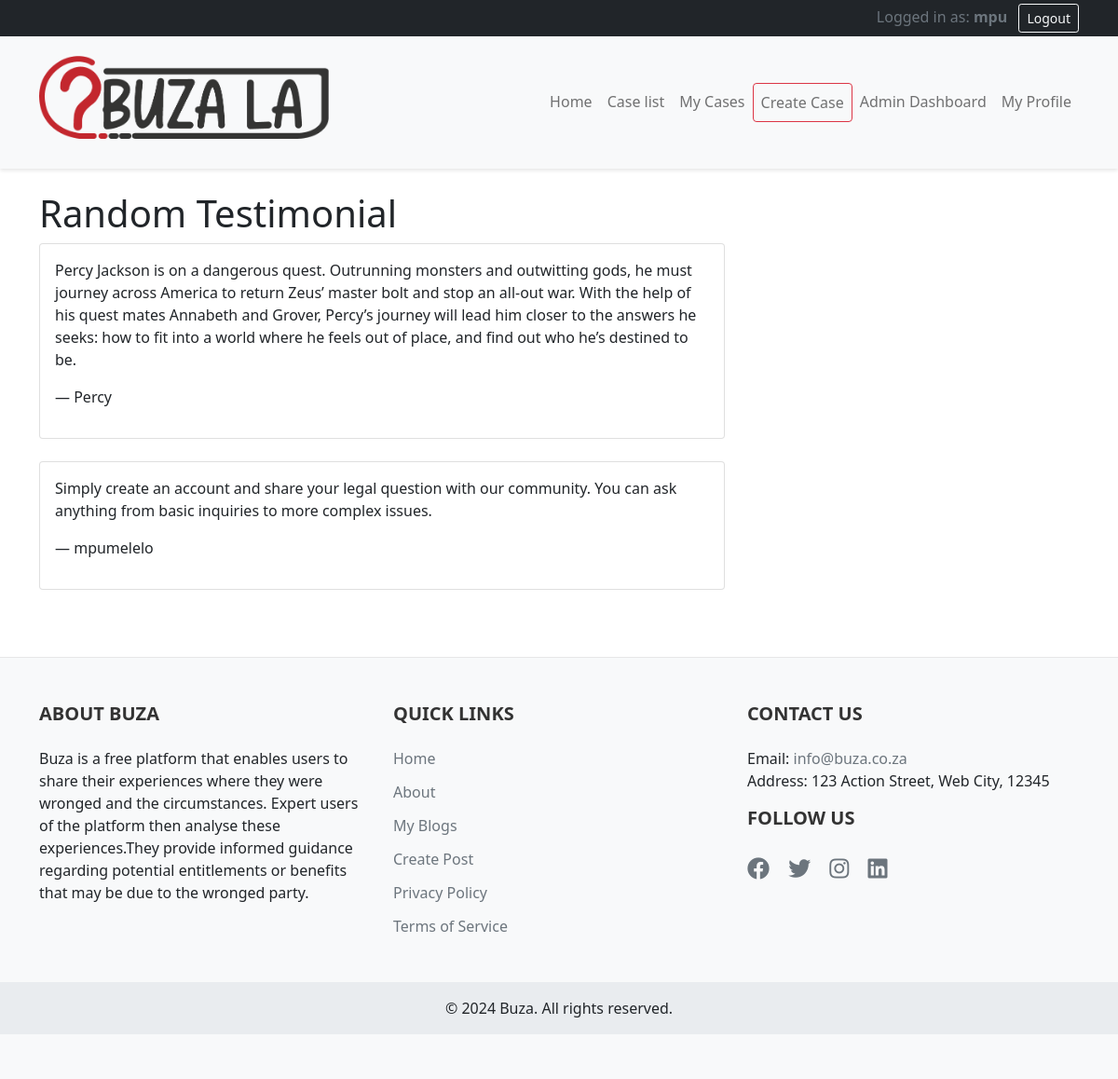
Screenshot of /testimonial/ (signed in) with the database file from the repository.
### blog/models.py (models this page shows, shortened)
class Testimonial(models.Model):
    author_name = models.CharField(max_length=100)
    content = models.TextField()

### blog/views.py (the view)
# urls.py: path('testimonial/', views.random_testimonial, name = 'random_testimonial')
def random_testimonial(request):
    testimonial = Testimonial.objects.all()
    return render(request, 'blog/testimonial.html', {'testimonial': testimonial})

### blog/templates/blog/testimonial.html (shortened to what this page needs)
{% extends 'blog/base.html' %}
{%block content%}
    <h1>Random Testimonial</h1>
    {%if testimonial%}
    {%for test in testimonial%}
        <div class="card mb-4">
            <div class="card-body">
            <blockquote>
                <p>{{ test.content }}</p>
                <footer>— {{ test.author_name }}</footer>
            </blockquote>
        </div>
    </div>
    {%endfor%}
    {%else%}
            <p>No testimonials available.</p>
        {%endif%}
{% endblock %}

### blog/templates/blog/base.html (shortened to what this page needs)
{% load static %}
<!DOCTYPE html>
<html lang="en">
<head>
    <link href="https://cdn.jsdelivr.net/npm/bootstrap@5.1.3/dist/css/bootstrap.min.css" rel="stylesheet">
    <link rel="stylesheet" href="https://cdnjs.cloudflare.com/ajax/libs/font-awesome/5.15.3/css/all.min.css">
</head>
<body>
    <div class="text-white bg-dark  p-1 user-status-bar">
        <div class="container">
            <div class="row">
                <div class="col-md-6">
                </div>
                <div class="col-md-6 text-end">
                    {% if user.is_authenticated %}
                        <span class="text-muted">Logged in as: <strong>{{ user.username }}</strong></span>
                        <form method="post" action="{% url 'logout' %}" class="d-inline">
                            <button type="submit" class="btn btn-sm btn-outline-light ms-2">Logout</button>
                        </form>
                    {% else %}
                        <span class="text-muted">Not logged in</span>
                        <a href="{% url 'login' %}" class="btn btn-sm btn-outline-primary ms-2">Login</a>
                        <a href="{% url 'register' %}" class="btn btn-sm btn-outline-success ms-2">Register</a>
                    {% endif %}
                </div>
            </div>
        </div>
    </div>
    <nav class="navbar navbar-expand-lg navbar-light bg-light  main-navbar">
        <div class="container">
            <a class="navbar-brand d-flex align-items-center" href="{% url 'index' %}">
                <img src="{% static 'images/logo.png' %}" alt="Our Blog Logo" class="mr-3">
            </a>
            <div class="collapse navbar-collapse" id="navbarNav">
                <ul class="navbar-nav ms-auto">
                    <li class="nav-item">
                        <a class="nav-link" href="{% url 'index' %}">Home</a>
                    </li>
                    <li class="nav-item">
                        <a class="nav-link" href="{% url 'home' %}">Case list</a>
                    </li>
                    {% if user.is_authenticated %}
                        <li class="nav-item">
                            <a class="nav-link" href="{% url 'my_blogs' %}">My Cases</a>
                        </li>
                            <li class="nav-item">
                            <a class="nav-link btn btn-outline-danger" href="{% url 'create_post' %}">Create Case</a>
                        </li>
                        {% if user.is_staff %}
                            <li class="nav-item">
                                <a class="nav-link" href="{% url 'admin_dashboard' %}">Admin Dashboard</a>
                            </li>
                            <li class="nav-item">
                                <a class="nav-link" href="{% url 'user_profile' user.username %}">My Profile</a>
                            </li>
                        {% endif %}
                    {% endif %}
                </ul>
            </div>
        </div>
    </nav>
    <main class="container mt-4">
        <div class="row">
            <div class="col-md-8">
                {% block content %}
                {% endblock %}
            </div>
                </div>
    </main>
    <footer class="footer">
        <div class="container">
            <div class="row">
                <div class="col-md-4 mb-4 mb-md-0">
                    <h5>About Buza</h5>
                    <p class="justify-content-center">Buza is a free platform that enables users to share their experiences where they were wronged and the circumstances. Expert users of the platform then analyse these experiences.They provide informed guidance regarding potential entitlements or benefits that may be due to the wronged party.</p>
                </div>
                <div class="col-md-4 mb-4 mb-md-0">
                    <h5>Quick Links</h5>
                    <ul>
                        <li><a href="{% url 'home' %}">Home</a></li>
                        <li><a href="{% url 'about' %}">About</a></li>
                        {% if user.is_authenticated %}
                            <li><a href="{% url 'my_blogs' %}">My Blogs</a></li>
                            <li><a href="{% url 'create_post' %}">Create Post</a></li>
                        {% else %}
                            <li><a href="{% url 'login' %}">Login</a></li>
                            <li><a href="{% url 'register' %}">Register</a></li>
                        {% endif %}
                        <li><a href="{% url 'privacy_policy' %}">Privacy Policy</a></li>
                        <li><a href="{% url 'terms_of_service' %}">Terms of Service</a></li>
                    </ul>
                </div>
                <div class="col-md-4">
                    <h5>Contact Us</h5>
                    <p>
                        Email: <a href="mailto:info@Buza.co.za">info@buza.co.za</a><br>
                        Address: 123 Action Street, Web City, 12345
                    </p>
                    <h5>Follow Us</h5>
                    <div class="social-icons">
                        <a href="#" target="_blank"><i class="fab fa-facebook"></i></a>
                        <a href="#" target="_blank"><i class="fab fa-twitter"></i></a>
                        <a href="#" target="_blank"><i class="fab fa-instagram"></i></a>
                        <a href="#" target="_blank"><i class="fab fa-linkedin"></i></a>
                    </div>
                </div>
            </div>
        </div>
        <div class="footer-bottom">
            <div class="container">
                <div class="row">
                    <div class="col-md-12 text-center">
                        <p>&copy; {% now "Y" %} Buza. All rights reserved.</p>
                    </div>
                </div>
            </div>
        </div>
    </footer>
</body>
</html>

### rows the page displays
Testimonial: content "Percy Jackson is on a dangerous quest. Outrunning monsters and outwitting gods, he must journey across America to return Zeus’ master bolt and stop an all-out war. With the help of his quest mates Annabeth and Grover, Percy’s journey will lead him closer to the answers he seeks: how to fit into a world where he feels out of place, and find out who he’s destined to be.", author_name "Percy"
Testimonial: content "Simply create an account and share your legal question with our community. You can ask anything from basic inquiries to more complex issues.", author_name "mpumelelo"

### other values shown
{{ user.username }} "mpu"
